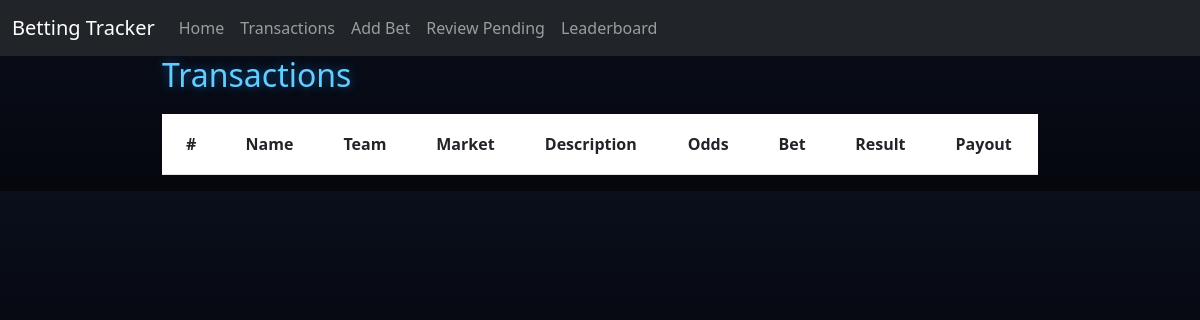
The page /review on the database as committed earlier.
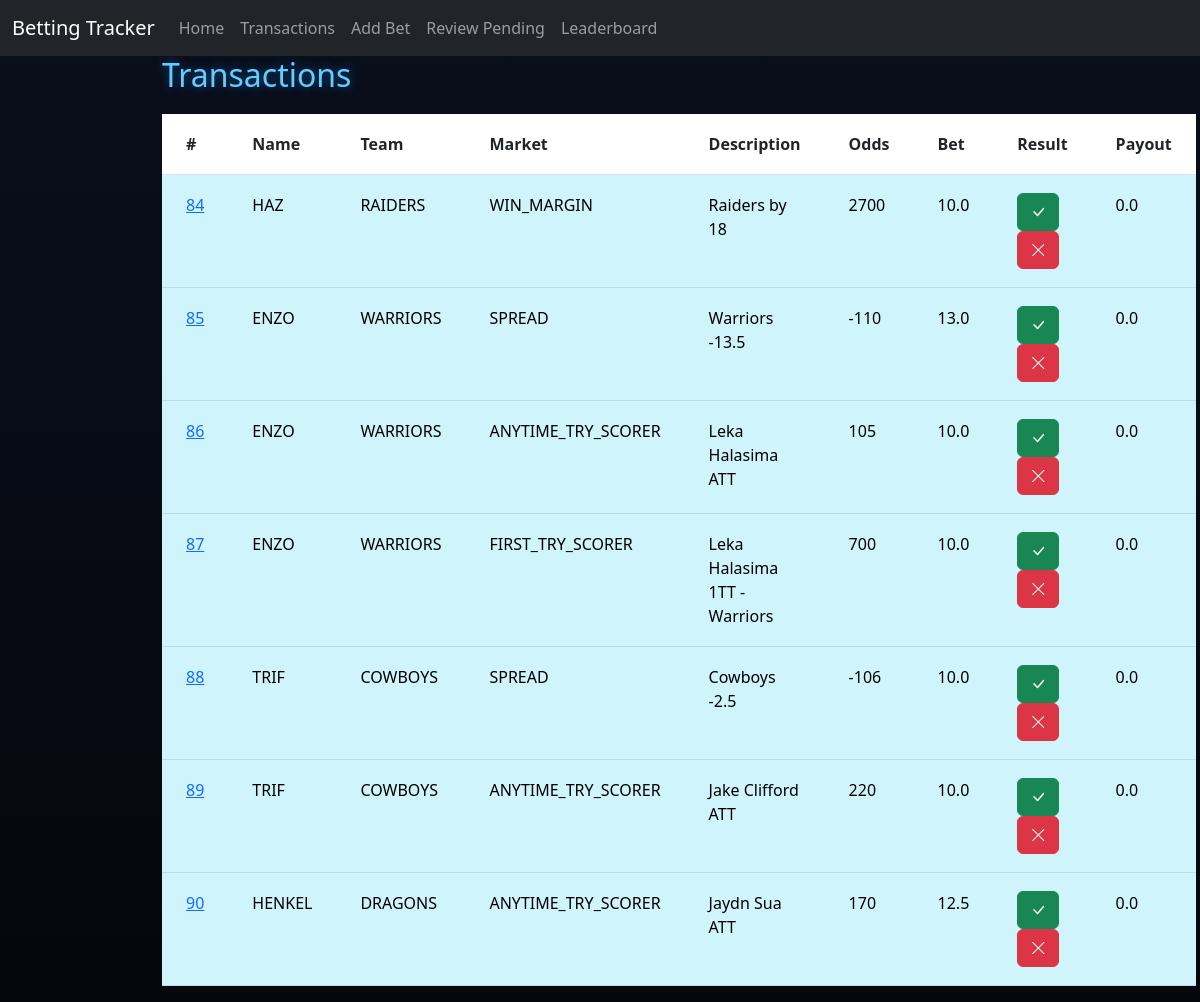
The same page on the database as committed later.
### tables this page shows
CREATE TABLE Transactions (
                            ID INTEGER PRIMARY KEY AUTOINCREMENT,
                            PlayerID INTEGER,
                            Team TEXT,
                            BetType TEXT,
                            Description TEXT,
                            Odds INTEGER,
                            AmountBet REAL,
                            Status TEXT,
                            AmountWon REAL,
                            FOREIGN KEY(PlayerID) REFERENCES Players(ID)
                        );

CREATE TABLE Players (
                        ID INTEGER PRIMARY KEY AUTOINCREMENT,
                        Name TEXT,
                        BetsPlaced INTEGER,
                        SuccessRate REAL,
                        Bank REAL
                    );

### app.py (the view, shortened to what this page needs)
@app.route("/review", methods=["GET", "POST"])
def review():
    db = get_db(DB)
    pending = db.execute("""
        SELECT Transactions.*, Players.Name
        FROM Transactions
        JOIN Players ON Players.ID = Transactions.PlayerID
        WHERE Status = 'Pending'
    """).fetchall()
    return render_template("review.html", transactions=pending)

### app.py (called while the page is built)
def get_db(DB):
    try:
        db = sqlite3.connect(DB)
        return db
    except sqlite3.Error as e:
        print(f"Error opening database: {e}")
        return None

### templates/review.html (shortened to what this page needs)
{% extends "base.html" %}
{% block content %}
<h2>Transactions</h2>
<table class="table transaction-table">
    <tr>
        <th>#</th>
        <th>Name</th>
        <th>Team</th>
        <th>Market</th>
        <th>Description</th>
        <th>Odds</th>
        <th>Bet</th>
        <th>Result</th>
        <th>Payout</th>
    </tr>
    {% for p in transactions %}
    <tr class="table-info">
        <td>
            <a href="{{ url_for('deleted', id=p[0]) }}">
                {{ p[0] }}
            </a>
        </td>
        <td>{{ p[9] }}</td>
        <td>{{ p[2] }}</td>
        <td>{{ p[3] }}</td>
        <td>{{ p[4] }}</td>
        <td>{{ p[5] }}</td>
        <td>{{ p[6] }}</td>
        <td>
            <form method="POST" action="{{ url_for('review') }}" style="display:inline;">
                <button class="btn btn-success">
                    <i class="bi bi-check-lg"></i>
                </button>
            </form>
            <form method="POST" action="{{ url_for('review') }}" style="display:inline;">
                <button class="btn btn-danger">
                    <i class="bi bi-x-lg"></i>
                </button>
            </form>
        </td>
        <td>{{ p[8] }}</td>
    </tr>
    {% endfor %}
</table>
{% endblock %}

### templates/base.html (shortened to what this page needs)
<!DOCTYPE html>
<html lang="en">
<head>
<link href="https://cdn.jsdelivr.net/npm/bootstrap@5.3.0/dist/css/bootstrap.min.css" rel="stylesheet">
<link rel="stylesheet" href="https://cdn.jsdelivr.net/npm/bootstrap-icons@1.11.1/font/bootstrap-icons.css">
</head>
<body>
<nav class="navbar navbar-expand-lg navbar-dark bg-dark">
    <div class="container-fluid">
        <a class="navbar-brand" href="/">Betting Tracker</a>
    <div class="collapse navbar-collapse">
        <ul class="navbar-nav me-auto mb-2 mb-lg-0">
            <li class="nav-item">
                <a class="nav-link" href="/">Home</a>
            </li>
            <li class="nav-item">
                <a class="nav-link" href="/transactions">Transactions</a>
            </li>
            <li class="nav-item">
                <a class="nav-link" href="/add">Add Bet</a>
            </li>
            <li class="nav-item">
                <a class="nav-link" href="/review">Review Pending</a>
            </li>
            <li class="nav-item">
                <a class="nav-link" href="/leaderboard">Leaderboard</a>
            </li>
        </ul>
    </div>
</div>
</nav>
<div class="container">
    {% block content %}
    {% endblock %}
</div>
</body>
</html>

### templates/base.html (style rules this page uses)
body { background: linear-gradient(to bottom, #0a0f1c, #05070d); color: white; font-family: 'Segoe UI', Tahoma, Geneva, Verdana, sans-serif; }
.container { max-width: 900px; }
h2 { margin-bottom: 20px; color: #66ccff; text-shadow: 0 0 10px rgba(0, 150, 255, 0.5); }
.transaction-table th, .transaction-table td { padding: 18px 24px; }

Rows that differ between the two databases and show on the page:
added Transactions: ID "84", Name "HAZ", Team "RAIDERS", BetType "WIN_MARGIN", Description "Raiders by 18", Odds "2700", AmountBet "10.0", AmountWon "0.0"
added Transactions: ID "85", Name "ENZO", Team "WARRIORS", BetType "SPREAD", Description "Warriors -13.5", Odds "-110", AmountBet "13.0", AmountWon "0.0"
added Transactions: ID "86", Name "ENZO", Team "WARRIORS", BetType "ANYTIME_TRY_SCORER", Description "Leka Halasima ATT", Odds "105", AmountBet "10.0", AmountWon "0.0"
added Transactions: ID "87", Name "ENZO", Team "WARRIORS", BetType "FIRST_TRY_SCORER", Description "Leka Halasima 1TT - Warriors", Odds "700", AmountBet "10.0", AmountWon "0.0"
added Transactions: ID "88", Name "TRIF", Team "COWBOYS", BetType "SPREAD", Description "Cowboys -2.5", Odds "-106", AmountBet "10.0", AmountWon "0.0"
added Transactions: ID "89", Name "TRIF", Team "COWBOYS", BetType "ANYTIME_TRY_SCORER", Description "Jake Clifford ATT", Odds "220", AmountBet "10.0", AmountWon "0.0"
added Transactions: ID "90", Name "HENKEL", Team "DRAGONS", BetType "ANYTIME_TRY_SCORER", Description "Jaydn Sua ATT", Odds "170", AmountBet "12.5", AmountWon "0.0"
